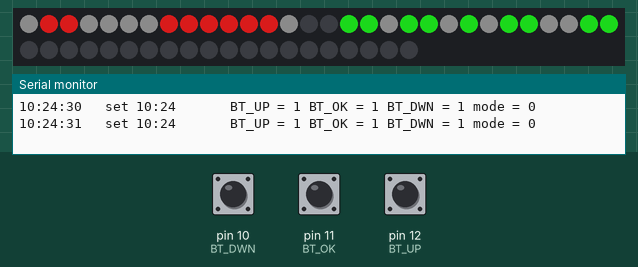
A sketch run on a simulated Arduino Uno, built with avr-gcc and run on an emulated ATmega328P. Shown: 50 RGB LEDs in strip order, left to right, continuing on the next row, the last lines printed to the serial monitor. The test bench sets the inputs (shaded band); at power-on: pin 11 (BT_OK) HIGH, pin 10 (BT_DWN) HIGH, pin 12 (BT_UP) HIGH. Dim RGB values are drawn brighter than linear; the strip is taken to match the declared colour order; the local clock reads 2024-03-15 10:24:30 at power-on unless the sketch sets it.

Above: at 1.2 s.
1.3 s: pin 11 (BT_OK) pulled LOW for 0.15 s
3.2 s: pin 11 (BT_OK) pulled LOW for 1 s
At 4.61 s:
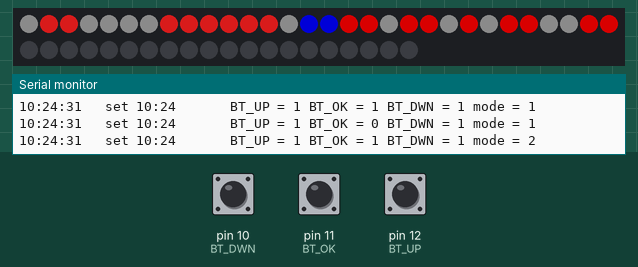
6.5 s: pin 10 (BT_DWN) pulled LOW for 0.15 s
8.2 s: pin 12 (BT_UP) pulled LOW for 1 s
10.7 s: pin 10 (BT_DWN) pulled LOW for 1 s
13.2 s: pin 11 (BT_OK) pulled LOW for 1 s
At 14.7 s:
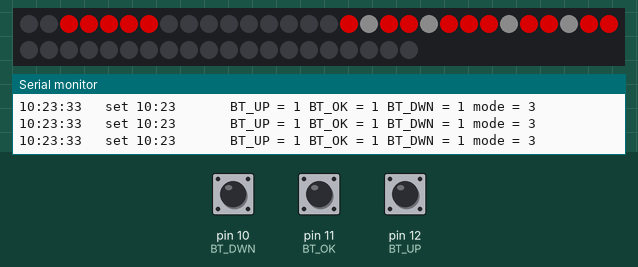
Timing chart, 0 to 16.2 s (numbered marks = the images above; inputs shaded):
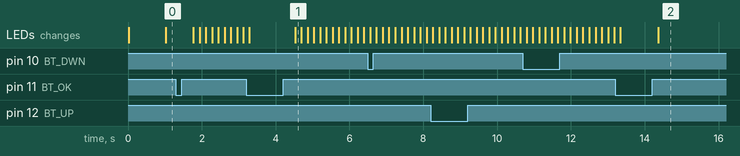

The sketch:

4_DIGIT_Clock_WS2811_RTC.ino
```cpp
#include <Adafruit_NeoPixel.h>  // WS2811 control via **Adafruit_NeoPixel**
#include "RTClib.h"             // DS1307 RTC handling via **RTClib by Adafruit** Written by JeeLabs MIT license

RTC_DS1307 rtc;

#define LED_PIN 6
#define LED_COUNT 50  // 7 LEDs = 1 digit
#define Decimal_led 2
#define Digit_leds 7  // how many leds on each digit
#define BT_UP 12      // up button
#define BT_OK 11      // center button
#define BT_DWN 10     // down button

Adafruit_NeoPixel LEDs(LED_COUNT, LED_PIN, NEO_RGB + NEO_KHZ800);

uint32_t old_s;
bool led_state;
uint8_t mode;
uint8_t setHour;
int setMinute;
uint8_t brightness_ = 55;
uint32_t background_color_ = LEDs.Color(22, 22, 22);
uint32_t huor_color = LEDs.Color(255, 33, 33);
uint32_t minute_color = LEDs.Color(33, 255, 33);

// Segment map for digits 0–9
// Order: A B C D E F G
const uint8_t digitMap[10][7] = {
  { 1, 1, 1, 1, 1, 1, 0 },  // 0
  { 0, 1, 1, 0, 0, 0, 0 },  // 1
  { 1, 1, 0, 1, 1, 0, 1 },  // 2
  { 1, 1, 1, 1, 0, 0, 1 },  // 3
  { 0, 1, 1, 0, 0, 1, 1 },  // 4
  { 1, 0, 1, 1, 0, 1, 1 },  // 5
  { 1, 0, 1, 1, 1, 1, 1 },  // 6
  { 1, 1, 1, 0, 0, 0, 0 },  // 7
  { 1, 1, 1, 1, 1, 1, 1 },  // 8
  { 1, 1, 1, 1, 0, 1, 1 }   // 9
};

void setup() {
  pinMode(BT_UP, INPUT_PULLUP);
  pinMode(BT_OK, INPUT_PULLUP);
  pinMode(BT_DWN, INPUT_PULLUP);
  // ________________________________________________________________
  LEDs.begin();
  LEDs.setBrightness(brightness_ * 2.5);  // We can set the brightness up to 255
  LEDs.clear();
  LEDs.show();
  // ________________________________________________________________
  Serial.begin(57600);
  if (!rtc.begin()) {
    Serial.println("Couldn't find RTC");
    Serial.flush();
    while (1) delay(10);
  }
  if (!rtc.isrunning()) {
    Serial.println("RTC is NOT running, let's set the time!");
    rtc.adjust(DateTime(F(__DATE__), F(__TIME__)));
    // rtc.adjust(DateTime(2026, 1, 17, 3, 0, 0));
  }
  // ________________________________________________________________
  DateTime now = rtc.now();
  setHour = now.twelveHour();
  setMinute = now.minute();
}

void loop() {
  DateTime now = rtc.now();

  if (digitalRead(BT_OK) == 0) {
    while (digitalRead(BT_OK) == 0) {
      delay(10);
    }
    mode++;
    delay(150);
  }
  if (mode >= 4) {
    mode = 0;
  }
  if (mode == 0) {
    setHour = now.twelveHour();
    setMinute = now.minute();
  }

  // ________________________________________________________________
  if (now.unixtime() != old_s || mode != 0) {
    LEDs.clear();
    if (mode == 1) {  // huor set mode
      if (digitalRead(BT_UP) == 0) {
        setHour++;
        if (setHour > 12) { setHour = 1; }
      }
      if (digitalRead(BT_DWN) == 0) {
        setHour--;
        if (setHour < 1) { setHour = 12; }
      }
      showDigit_H(setHour, LEDs.Color(255, 0, 0), background_color_);
      delay(150);
      rtc.adjust(DateTime(now.year(), now.month(), now.day(), setHour, now.minute(), now.second()));
      DateTime now = rtc.now();
      setHour = now.twelveHour();
    }

    // ________________________________________________________________
    if (mode == 2) {  // minute set mode
      if (digitalRead(BT_UP) == 0) {
        setMinute++;
        if (setMinute > 59) { setMinute = 0; }
      }
      if (digitalRead(BT_DWN) == 0) {
        setMinute--;
        if (setMinute < 0) { setMinute = 59; }
      }
      showDigit_M(setMinute, LEDs.Color(255, 0, 0), background_color_);
      delay(150);
      rtc.adjust(DateTime(now.year(), now.month(), now.day(), now.twelveHour(), setMinute, now.second()));
      DateTime now = rtc.now();
      setMinute = now.minute();
    }

    // ________________________________________________________________
    if (mode == 3) {  // mode 3 is brightness adjust
      if (digitalRead(BT_UP) == 0) {
        brightness_++;
        delay(100);
        if (brightness_ > 99) {
          brightness_ = 5;
        }
      }
      if (digitalRead(BT_DWN) == 0) {
        brightness_--;
        delay(100);
        if (brightness_ < 5) {
          brightness_ = 99;
        }
      }
      // uint8_t bright = map(brightness_, 0, 99, 0, 255);
      LEDs.setBrightness(brightness_ * 2.5);
      showDigit_M(brightness_, LEDs.Color(255, 0, 0), background_color_);  // for brightness Disdisplay
      for (int i = 2; i < 7; i++) {
        LEDs.setPixelColor(i, LEDs.Color(255, 0, 0));
      }
    }

    // __________________show normal time______________________________________________
    if (mode == 0 || mode == 2) {
      showDigit_H(now.twelveHour(), huor_color, background_color_);
    }
    if (mode == 0 || mode == 1) {
      showDigit_M(now.minute(), minute_color, background_color_);
    }
    delay(10);

    // ________________________________________________________________
    led_state = !led_state;
    LED_blink(14, led_state);
    LED_blink(15, led_state);
    // ________________________________________________________________
    LEDs.show();  // Displays the color status of all LEDs.
    // ________________________________________________________________
    Serial.print(now.twelveHour(), DEC);
    Serial.print(':');
    Serial.print(now.minute(), DEC);
    Serial.print(':');
    Serial.print(now.second(), DEC);

    Serial.print("   set ");
    Serial.print(setHour);
    Serial.print(":");
    Serial.print(setMinute);
    Serial.print("      ");

    Serial.print(" BT_UP = ");
    Serial.print(digitalRead(BT_UP));
    Serial.print(" BT_OK = ");
    Serial.print(digitalRead(BT_OK));
    Serial.print(" BT_DWN = ");
    Serial.print(digitalRead(BT_DWN));
    Serial.print(" mode = ");
    Serial.print(mode);
    Serial.println();
    // ________________________________________________________________
    old_s = now.unixtime();
  }
}


//________________Hours_________
void showDigit_H(uint8_t num, uint32_t color, uint32_t background_color) {
  uint32_t num_1 = num / 10;
  uint32_t num_2 = num % 10;
  if (num_1 != 0) {
    for (int i = 0; i < 7; i++) {  // digit + 1
      if (digitMap[num_1][i]) {
        LEDs.setPixelColor(i, color);
      } else {
        LEDs.setPixelColor(i, background_color);  // OFF
      }
    }
  }
  for (int i = 0; i < 7; i++) {  // digit + 2
    if (digitMap[num_2][i]) {
      LEDs.setPixelColor(i + 7, color);
    } else {
      LEDs.setPixelColor(i + 7, background_color);  // OFF   // OFF
    }
  }
}

//________________Minutes_________
void showDigit_M(uint8_t num, uint32_t color, uint32_t background_color) {
  uint32_t num_1 = num / 10;
  uint32_t num_2 = num % 10;
  if (num_1 != 0) {
    for (int i = 0; i < 7; i++) {  // digit + 3
      if (digitMap[num_1][i]) {
        LEDs.setPixelColor(i + 16, color);
      } else {
        LEDs.setPixelColor(i + 16, background_color);  // OFF
      }
    }
  }
  for (int i = 0; i < 7; i++) {  // digit + 4
    if (digitMap[num_2][i]) {
      LEDs.setPixelColor(i + 7 + 16, color);
    } else {
      LEDs.setPixelColor(i + 7 + 16, background_color);  // OFF
    }
  }
}

//________________LED blink_________
void LED_blink(int led_address, uint8_t led_state_) {
  // LEDs.setPixelColor(led_address, LEDs.Color(random(55, 255), random(55, 255), random(55, 255)));
  if (led_state_) {
    LEDs.setPixelColor(led_address, LEDs.Color(0, 0, 255));
  } else {
    LEDs.setPixelColor(led_address, LEDs.Color(0, 0, 0));
  }
}
```
